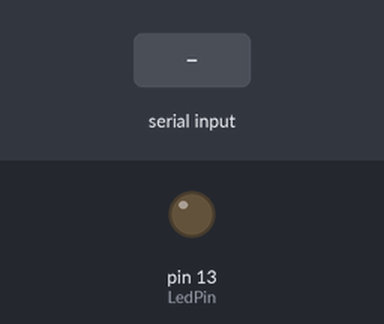
Recording of a sketch running on a simulated Arduino Uno, built with avr-gcc and run on an emulated ATmega328P. Parts: output pins drawn as LEDs (lit = HIGH). The test bench sets the inputs (shaded band).

Above: at 1.2 s.
1.3 s: byte 1 (1) received over Serial
At 1.8 s:
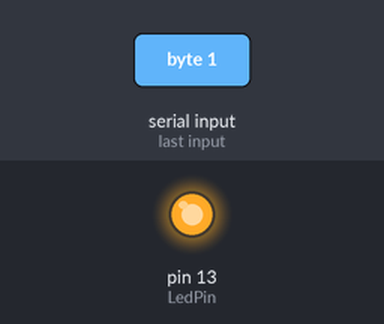
Timing chart, 0 to 4.3 s (numbered marks = the images above; inputs shaded):
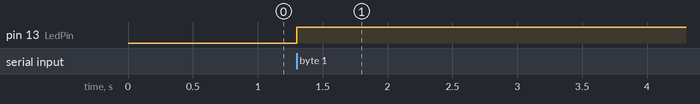

The sketch:

ComunicacaoSerialComJava.ino
```cpp
#define LedPin 13           //int LedPin = 13;
int dado;                   //variavel que receberá os dados da porta serial

void setup() {
  Serial.begin(9600);       //frequência da porta serial
  pinMode(LedPin, OUTPUT);  //defineo pino LedPin como saída
}

void loop() {
  if (Serial.available() > 0) { //verifica se existe comunicação com a porta serial
    dado = Serial.read();       //lê os dados da porta serial
    switch(dado) {
      case 1:
        digitalWrite(LedPin, HIGH); //liga o pino LedPin
      break;

      case 2:
        digitalWrite(LedPin, LOW);  //desliga o pino LedPin
      break;
    }
  }
}
```

Measured:
- after the input at 1.3 s, pin 13 (LedPin): LOW → HIGH at once
